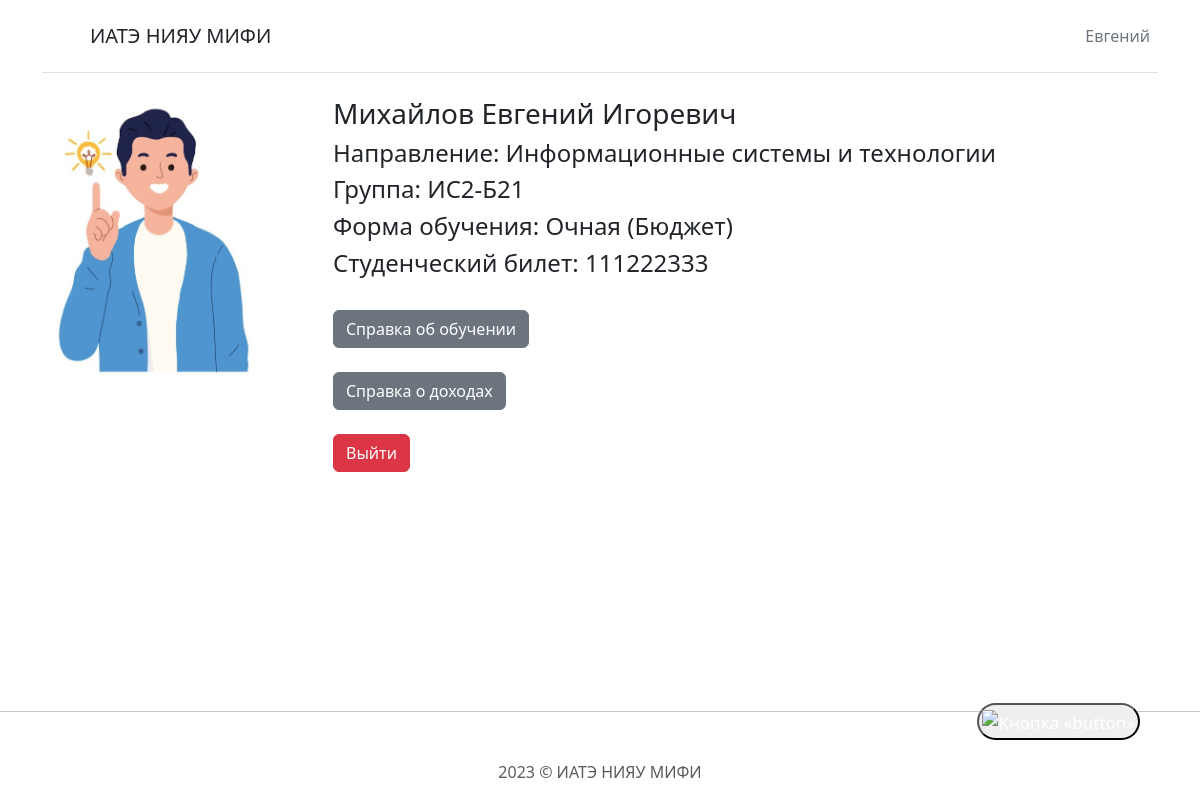
/profile (signed in), run on the app's committed database.
### main/models.py (models this page shows, shortened)
class Student(models.Model):
    global GROUP_CHOICES
    fullname = models.CharField("Полное имя", max_length=30, default="")
    studentID = models.CharField("Студенческий билет", max_length=10, default="")
    year = models.CharField("Курс", max_length=1, default="")
    direction = models.CharField("Направление", max_length=40, default="")
    form = models.CharField("Форма обучения", max_length=20, default="")
    basis = models.CharField("Основание обучения", max_length=20, default="")
    country = models.CharField("Гражданство", max_length=20, default="")
    group = models.CharField('Отдел', max_length=10, choices=GROUP_CHOICES, default="All")
    registration = models.BooleanField('Статус регистрации',default=False,editable=False)
    id = models.AutoField(primary_key=True)

### main/views.py (the view)
# urls.py: path('profile', views.profile, name='profile'),
def profile(request):
    if not request.user.is_staff or request.user.is_superuser:
        for sdnt in sdnts:
            fullname = sdnt.fullname.split()
            print(request.user.first_name + "???" + fullname[1])
            print(request.user.last_name + "???" + fullname[0])
            if request.user.first_name == fullname[1] and request.user.last_name == fullname[0]:
                stud = sdnt
                break
        return render(request, 'main/profile.html', {'student': stud})
    else: return render(request, 'main/profile.html')

### main/templates/main/profile.html (shortened to what this page needs)
{% extends 'main/base.html' %}
{% block content %}
{% load static %}
{% if not user.is_staff or user.is_superuser%}
<div class="container">
    <div class="row  justify-content-right">
        <div   style="width: 20%;">
                <img src="{% static 'images/student.jpg' %}" alt="something" width=200px>
        </div>
            <div   style="width: 5%;">
            </div>
    <div   style="width: 75%;">
        <h3>{{ student.fullname }}</h3>
        <h4>Направление: {{ student.direction }}</h4>
        <h4>Группа: {{ student.group }}</h4>
        <h4>Форма обучения: {{student.form}} ({{student.basis}})</h4>
        <h4>Студенческий билет: {{student.studentID}}</h4>
        <br> <a class="btn btn-secondary" href="{% url 'certificateStudy' %}">Справка об обучении</a> <br>
        <br> <a class="btn btn-secondary" href="{% url 'certificateStipend' %}">Справка о доходах</a> <br>
        <br> <a class="btn btn-danger" href="{% url 'logout' %}">Выйти</a>
    </div>
</div>
{% endif %}
</div>
{% endblock %}

### main/templates/main/base.html (shortened to what this page needs)
<!DOCTYPE html>
<html lang="en">
<head>
    <link href="https://cdn.jsdelivr.net/npm/bootstrap@5.3.0-alpha3/dist/css/bootstrap.min.css" rel="stylesheet">
</head>
<body class="d-flex flex-column min-vh-100">
  {% load static %}
  <div class="container">
    <header class="d-flex flex-wrap align-items-center justify-content-center justify-content-md-between py-3 mb-4 border-bottom">
      <a href="/" class="d-flex align-items-center col-md-3 mb-2 mb-md-0 text-dark text-decoration-none">
        <svg class="bi me-2" width="40" height="32" role="img" aria-label="Bootstrap"><use xlink:href="#bootstrap"></use></svg>
        <span  style="font-size: 20px;">ИАТЭ НИЯУ МИФИ</span>
      </a>
      <div class="col-md-3 text-end">
        <ul class="nav col-12 col-md-auto mb-2 justify-content-end mb-md-0">
          {% if request.user.is_authenticated %}
          <li><a href="{% url 'profile' %}" class="nav-link px-2 link-secondary">{{user.first_name}}</a></li>
          {% else %}
          <li><a href="{% url 'login' %}" class="nav-link px-2 link-secondary">Войти</a></li>
          {% endif %}
        </ul>
      </div>
    </header>
  </div>
      <div class="container">
        {% block content %}{% endblock %}
      </div>
      <footer class="mt-auto">
        <hr class="featurette-divider">
        <p class="mt-5 mb-3 text-muted text-center"> 2023 © ИАТЭ НИЯУ МИФИ</p>
      </footer>
        <button class="fixedbut"  onclick="window.location.href = 'https://web.telegram.org/a/#6099785434';"><img style="width: 60px; height: 60px" src="{% static 'images/tg.png' %}" alt="Кнопка «button»"></button>
</body>
</html>

### main/templates/main/base.html (style rules this page uses)
.fixedbut { position: fixed; bottom: 60px; right: 60px; display: block; color: #fff; text-decoration: none; padding: 3px 3px; font-size: 17px; border-radius: 40px; }

### data on the page
Student: fullname "Михайлов Евгений Игоревич", direction "Информационные системы и технологии", group "ИС2-Б21", form "Очная", basis "Бюджет", studentID "111222333"

### other printed values
{{ user.first_name }} "Евгений"
